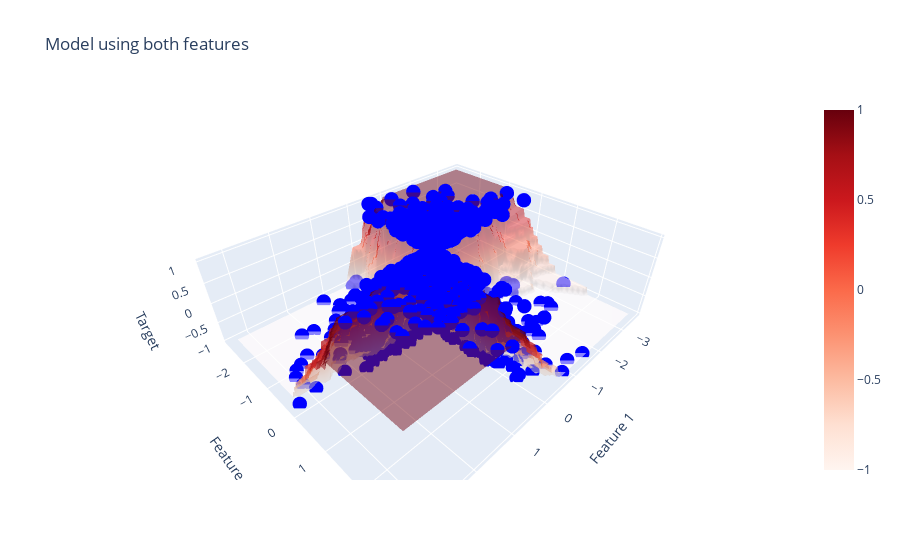

Source (notebook cell):
### Markdown cell above
The two variable model can actually learn the true relationship!

### Code cell
two_variable_model.fit(X,y)

import plotly.graph_objects as go

# Create a grid for the surface plot
x_range = np.linspace(X[:, 0].min(), X[:, 0].max(), 100)
y_range = np.linspace(X[:, 1].min(), X[:, 1].max(), 100)
x_grid, y_grid = np.meshgrid(x_range, y_range)

# Flatten the grid to pass it to the model
grid_points = np.c_[x_grid.ravel(), y_grid.ravel()]

# Predict the output for each point in the grid
z_grid = two_variable_model.predict(grid_points).reshape(x_grid.shape)

# Create a 3D plot
fig = go.Figure()

# Add scatter plot for training data
fig.add_trace(go.Scatter3d(
    x=X[:, 0],
    y=X[:, 1],
    z=y,
    mode='markers',
    marker=dict(size=5, color='blue'),
    name='Training data'
))

# Add surface plot for the model fit
fig.add_trace(go.Surface(
    x=x_grid,
    y=y_grid,
    z=z_grid,
    opacity=0.5,
    colorscale='Reds',
    name='Model fit'
))

# Update layout
fig.update_layout(
    scene=dict(
        xaxis_title='Feature 1',
        yaxis_title='Feature 2',
        zaxis_title='Target'
    ),
    title='Model using both features',
)

# Show the figure
fig.show()

### Figure 1 — Plotly figure (JSON) as saved in the notebook; plotly's stock layout.template omitted (floating-point values rounded to 4 significant figures; data arrays with more than 128 entries replaced by an {"elided": "..."} marker saying what was removed)
{"data": [{"marker": {"color": "blue", "size": 5}, "mode": "markers", "name": "Training data", "type": "scatter3d", "x": {"elided": "1000 float values"}, "y": {"elided": "1000 float values"}, "z": {"elided": "1000 int values"}}, {"colorscale": [[0, "rgb(255,245,240)"], [0.125, "rgb(254,224,210)"], [0.25, "rgb(252,187,161)"], [0.375, "rgb(252,146,114)"], [0.5, "rgb(251,106,74)"], [0.625, "rgb(239,59,44)"], [0.75, "rgb(203,24,29)"], [0.875, "rgb(165,15,21)"], [1, "rgb(103,0,13)"]], "name": "Model fit", "opacity": 0.5, "type": "surface", "x": {"elided": "100x100 float values"}, "y": {"elided": "100x100 float values"}, "z": {"elided": "100x100 float values"}}], "layout": {"scene": {"xaxis": {"title": {"text": "Feature 1"}}, "yaxis": {"title": {"text": "Feature 2"}}, "zaxis": {"title": {"text": "Target"}}}, "title": {"text": "Model using both features"}}}
